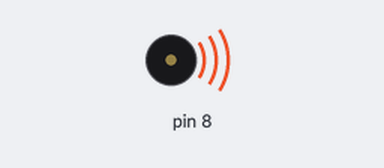
Bench run of a sketch on a simulated Arduino Uno, built with avr-gcc and run on an emulated ATmega328P. On the bench: buzzer (waves = sounding).

Above: at 0.07 s.
Timing chart, 0 to 3.1 s (numbered marks = the images above):
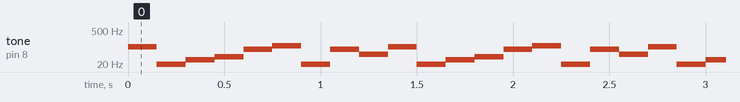

Measured:
- by itself, tone on pin 8: repeats every 1.4 s: 15 Hz 0.15 s, 30 Hz 0.15 s, 40 Hz 0.15 s, 80 Hz 0.15 s, 115 Hz 0.15 s, 10 Hz 0.15 s, 80 Hz 0.15 s, 50 Hz 0.15 s, 100 Hz 0.15 s

The sketch:

Song.ino
```cpp
#include <NewTone.h>

int piezzo = 8;

void setup() {
  pinMode(8, OUTPUT);
}

void loop() {
  NewTone(piezzo, 50, 250);
  NewTone(piezzo, 100, 250);
  delay(150);
  NewTone(piezzo, 20, 250);
  NewTone(piezzo, 15, 250);
  delay(150);
  NewTone(piezzo, 30, 250);
  NewTone(piezzo, 30, 250);
  delay(150);
  NewTone(piezzo, 35, 250);
  NewTone(piezzo, 40, 250);
  delay(150);
  NewTone(piezzo, 70, 250);
  NewTone(piezzo, 80, 250);
  delay(150);
  NewTone(piezzo, 110, 250);
  NewTone(piezzo, 115, 250);
  delay(150);
  NewTone(piezzo, 5, 250);
  NewTone(piezzo, 10, 250);
  delay(150);
  NewTone(piezzo, 70, 250);
  NewTone(piezzo, 80, 250);
  delay(150);
  NewTone(piezzo, 40, 250);
  NewTone(piezzo, 50, 250);
 // NewTone(piezzo, 60, 250);
  delay(150);
  }
```
